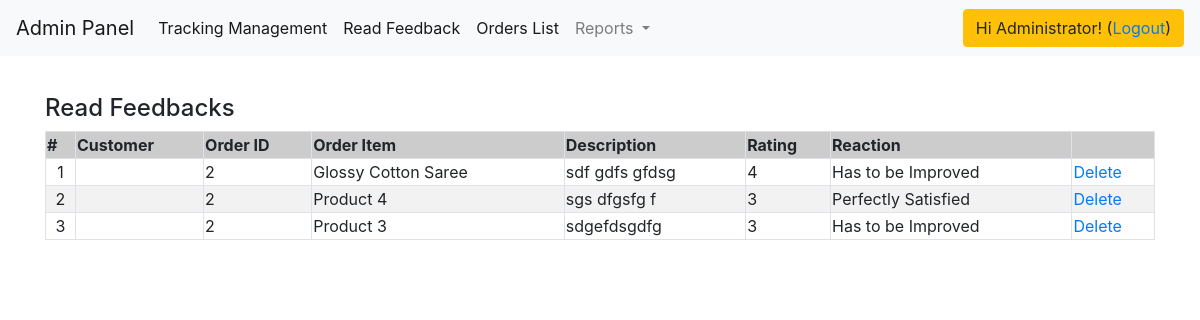
The page /tracking/feedback.php (signed in) on the database its author committed.
### tables this page shows
CREATE TABLE IF NOT EXISTS `user` (
  `seno` bigint(20) UNSIGNED NOT NULL AUTO_INCREMENT,
  `name` varchar(100) NOT NULL,
  `uname` varchar(100) NOT NULL,
  `pword` text NOT NULL,
  `type` varchar(50) NOT NULL,
  PRIMARY KEY (`seno`),
  UNIQUE KEY `seno` (`seno`)
);

CREATE TABLE IF NOT EXISTS `feedback` (
  `seno` bigint(20) UNSIGNED NOT NULL AUTO_INCREMENT,
  `order_id` bigint(20) NOT NULL,
  `order_item_id` bigint(20) NOT NULL,
  `stock_id` bigint(20) NOT NULL,
  `description` text NOT NULL,
  `rating` int(10) NOT NULL,
  `reaction` varchar(100) NOT NULL,
  `date` date NOT NULL,
  UNIQUE KEY `seno` (`seno`)
);

CREATE TABLE IF NOT EXISTS `stock` (
  `seno` varchar(255) NOT NULL,
  `name` varchar(250) NOT NULL,
  `qty_remaining` decimal(10,2) NOT NULL,
  `gty_type` varchar(20) NOT NULL,
  `price_buying` decimal(10,2) NOT NULL,
  `price_selling` decimal(10,2) NOT NULL,
  `price_last` decimal(10,2) NOT NULL,
  `discount_percent` decimal(10,2) NOT NULL,
  `last_modified` timestamp NULL DEFAULT NULL,
  `qty_latest` decimal(10,2) NOT NULL,
  `category` varchar(100) NOT NULL,
  `cat_color` varchar(100) NOT NULL,
  `cat_size` varchar(100) NOT NULL,
  `cat_set` text NOT NULL,
  `image` text NOT NULL,
  `expiry` date NOT NULL,
  `supplier` varchar(400) NOT NULL,
  `printed` varchar(10) NOT NULL,
  `date_added` datetime NOT NULL,
  `invoice_id` varchar(20) NOT NULL,
  `views` int(20) NOT NULL,
  PRIMARY KEY (`seno`),
  UNIQUE KEY `seno_3` (`seno`)
);

### Connections/dbconnect2.php (called while the page is built, shortened)
<?php
$hostname_dbconnect = "localhost";
$username_dbconnect = "root";
$password_dbconnect = "";
$dbconnect = mysql_pconnect($hostname_dbconnect, $username_dbconnect, $password_dbconnect) or trigger_error(mysql_error(),E_USER_ERROR);
$logoutAction = $_SERVER['PHP_SELF']."?doLogout=true";
$getUsername= "-1";
if (isset($_SESSION['MM_Username2'])) {
  $getUsername = $_SESSION['MM_Username2'];
}
$query_get_user_info = "SELECT * FROM user WHERE uname = '$getUsername'";
$get_user_info = mysql_query($query_get_user_info, $dbconnect) or die(mysql_error());
$row_get_user_info = mysql_fetch_assoc($get_user_info);
$admin_name = $row_get_user_info['name'];
?>

### tracking/feedback.php (the view, shortened to what this page needs)
<?php require_once('../Connections/dbconnect2.php'); ?>
<?php
$query_read_feedbacks = "SELECT * FROM feedback ORDER BY seno DESC";
$read_feedbacks = mysql_query($query_read_feedbacks, $dbconnect) or die(mysql_error());
$row_read_feedbacks = mysql_fetch_assoc($read_feedbacks);
?>
<!doctype html>
<html>
<head>
<link href="../css/bootstrap-4.3.1.css" rel="stylesheet" type="text/css">
</head>
<body style="padding-top: 70px">
<nav class="navbar fixed-top navbar-expand-lg navbar-light bg-light"> <a class="navbar-brand" href="#">Admin Panel</a>
  <div class="collapse navbar-collapse" id="navbarSupportedContent1">
    <ul class="navbar-nav mr-auto">
      <li class="nav-item active"> <a class="nav-link" href="index.php">Tracking Management</a> </li>
      <li class="nav-item active"> <a class="nav-link" href="feedback.php">Read Feedback</a> </li>
      <li class="nav-item active"> <a class="nav-link" href="orders.php">Orders List</a> </li>
      <li class="nav-item dropdown"> <a class="nav-link dropdown-toggle" href="#" id="navbarDropdown1" role="button" data-toggle="dropdown" aria-haspopup="true" aria-expanded="false"> Reports </a>
      </li>
    </ul>
	  <div class="btn btn-warning">Hi <?php echo $admin_name; ?>! (<a href="<?php echo $logoutAction ?>">Logout</a>)</div>
  </div>
</nav>
<div class="container">
<div class="row">
	<div class="col-md-12">
<h4 class="alert-heading mt-4">Read Feedbacks</h4>
<table width="100%" border="0" class="table-bordered table-striped">
  <tbody>
    <tr>
      <th width="30" bgcolor="#CCC" scope="col">#</th>
      <th bgcolor="#CCC" scope="col">Customer</th>
      <th bgcolor="#CCC" scope="col">Order ID</th>
      <th bgcolor="#CCC" scope="col">Order Item</th>
      <th bgcolor="#CCC" scope="col">Description</th>
      <th bgcolor="#CCC" scope="col">Rating</th>
      <th bgcolor="#CCC" scope="col">Reaction</th>
      <th bgcolor="#CCC" scope="col">&nbsp;</th>
    </tr>
	  <?php $i=1; ?>
	  <?php do{ ?>
<?php
$orderID = $row_read_feedbacks['order_id'];
$query_get_order_details = "SELECT * FROM carts WHERE seno = '$orderID'";
$get_order_details = mysql_query($query_get_order_details, $dbconnect) or die(mysql_error());
$row_get_order_details = mysql_fetch_assoc($get_order_details);
$customerID = $row_get_order_details['customer_id'];
$query_get_customer_details = "SELECT * FROM customers WHERE seno = '$customerID'";
$get_customer_details = mysql_query($query_get_customer_details, $dbconnect) or die(mysql_error());
$row_get_customer_details = mysql_fetch_assoc($get_customer_details);
$orderItemID = $row_read_feedbacks['order_item_id'];
$query_get_stock_data = "SELECT * FROM stock WHERE seno = '$orderItemID'";
$get_stock_data = mysql_query($query_get_stock_data, $dbconnect) or die(mysql_error());
$row_get_stock_data = mysql_fetch_assoc($get_stock_data);
?>
    <tr>
      <td width="30" align="center"><?php echo $i; ?></td>
      <td><?php echo $row_get_customer_details['name']; ?></td>
      <td><?php echo $orderID; ?></td>
      <td><?php echo $row_get_stock_data['name']; ?></td>
      <td><?php echo $row_read_feedbacks['description']; ?></td>
      <td><?php echo $row_read_feedbacks['rating']; ?></td>
      <td><?php echo $row_read_feedbacks['reaction']; ?></td>
      <td><a href="feedback.php?delete=<?php echo $row_read_feedbacks['seno']; ?>" onClick="return confirm('Are you sure to delete this?')">Delete</a></td>
    </tr>
	  <?php $i++; ?>
	  <?php } while ($row_read_feedbacks = mysql_fetch_assoc($read_feedbacks)); ?>
  </tbody>
</table>
    </div>
	</div>
	</div>
</body>
</html>

### rows shown on the page
user: name "Administrator"
feedback: order "2", stock.name "Glossy Cotton Saree", description "sdf gdfs gfdsg", rating "4", reaction "Has to be Improved"
feedback: order "2", stock.name "Product 4", description "sgs dfgsfg f", rating "3", reaction "Perfectly Satisfied"
feedback: order "2", stock.name "Product 3", description "sdgefdsgdfg", rating "3", reaction "Has to be Improved"
